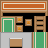

Below is a game level as drawn by its tile map, then a one-line description and the .tmx that defines it (tile-layer data replaced by summaries):
An orthogonal 3x3 tile map with 16x16 px tiles, 1 tile layer (Tile Layer 1).

<map version="1.0" tiledversion="1.1.5" orientation="orthogonal" renderorder="right-down" width="3" height="3" tilewidth="16" tileheight="16" infinite="0" nextobjectid="1">
 <tileset firstgid="1" name="roguelikeIndoor_transparent" tilewidth="16" tileheight="16" spacing="1" tilecount="468" columns="26">
  <image source="roguelikeIndoor_transparent.png" width="457" height="305" />
 </tileset>
 <layer name="Tile Layer 1" width="3" height="3">
  <data>[9 cells, 9 non-empty, 9 distinct tile ids]</data>
 </layer>
</map>
